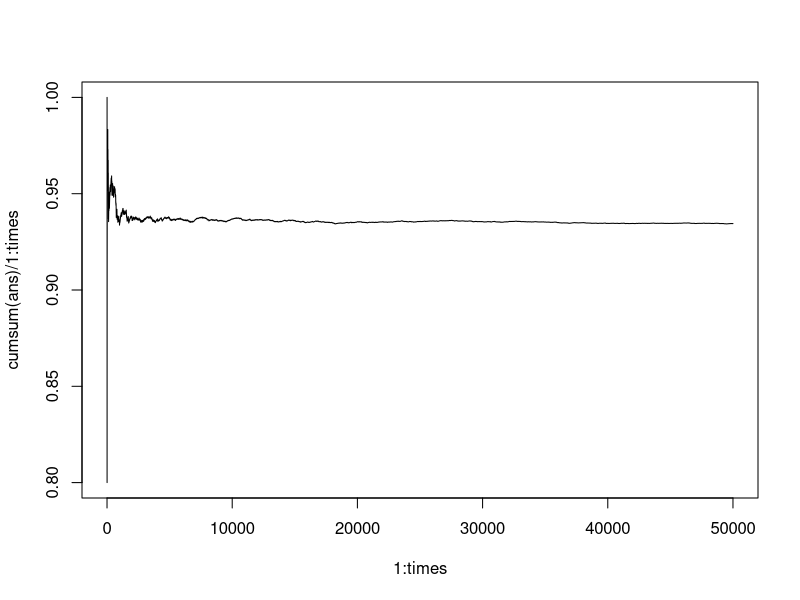
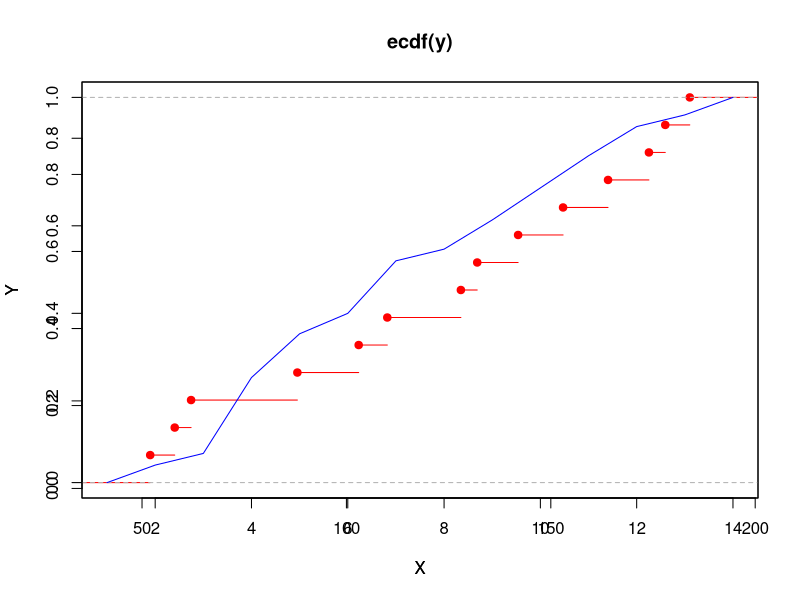

Generate these figures, in order, with R:

# rm(list = ls()) # Usar solo si es que está en una IDE

f <- function(x){ # Must be distribution function. Unif(50, 200)
	return(punif(x, 50, 200))
}

getDvalue <- function(n, y, F){ # Gets d value for comparison.
	values <- max(1 / n - F[1], F[1])
	for(i in 2 : n){
		values <- max(values, max(i / n - F[i], F[i] - (i - 1) / n))
	}
	return(values)
}

simulateOnce <- function(n, D){ # Simulates once the maximum difference
	U <- sort(runif(n))
	for(i in 1 : n){ # It suffices to have one that beats D for maximum to beat D. This can reduce the execution time in a small constant.
		if(i / n - U[i] >= D) return(1)
		if(U[i] - (i - 1) / n >= D) return(1)
	}
	return(0)
}

compute <- function(n, D, times){ # Simulates "times" times the comparison
	ans <- NULL
	for(i in 1 : times){
		ans <- c(ans, simulateOnce(n, D))
	}
	return(ans)
}

pdf("Racso-Galvan.pdf")

n <- 14
times <- 50000
y <- sort(c(164, 142, 110, 153, 103, 52, 174, 88, 178, 184, 58, 62, 132, 128))
F <- f(y)
d <- getDvalue(n, y, F)
ans <- compute(n, d, times)

plot(1 : times, cumsum(ans) / 1 : times, type = "l")
pvalue <- sum(ans) / times

plot(ecdf(y), col = "red", xlab = "X", ylab = "Y")
par(new = TRUE)
plot(F, type = "l", col = "blue", xlab = "X", ylab = "Y")
cat(sprintf("Pvalue = %.8f\n", c(pvalue)))
if(pvalue >= 0.60){
	cat(sprintf("Dado que %.8f >= 0.30, aceptaremos la hipótesis por ser lo suficientemente alto el p-value\n", c(pvalue)))
} else {
	cat(sprintf("Dado que %.8f < 0.30, rechazaremos la hipótesis por ser muy bajo el p-value\n", c(pvalue)))
}
